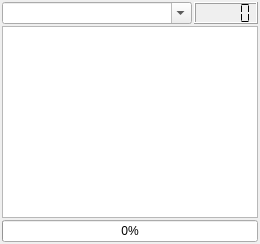
       <widget class="QWidget" name="tabSearch">
        <attribute name="icon">
         <iconset resource="../qmc2.qrc">
          <normaloff>:/data/img/hint.png</normaloff>:/data/img/hint.png</iconset>
        </attribute>
        <attribute name="title">
         <string>&amp;Search</string>
        </attribute>
        <layout class="QGridLayout" name="gridLayoutSearch">
         <property name="margin">
          <number>2</number>
         </property>
         <property name="spacing">
          <number>2</number>
         </property>
         <item row="0" column="0">
          <widget class="QComboBox" name="comboBoxSearch">
           <property name="sizePolicy">
            <sizepolicy hsizetype="Expanding" vsizetype="Fixed">
             <horstretch>0</horstretch>
             <verstretch>0</verstretch>
            </sizepolicy>
           </property>
           <property name="toolTip">
            <string>Search for machines (not case-sensitive)</string>
           </property>
           <property name="statusTip">
            <string>Search for machines</string>
           </property>
           <property name="editable">
            <bool>true</bool>
           </property>
           <property name="insertPolicy">
            <enum>QComboBox::InsertAtTop</enum>
           </property>
          </widget>
         </item>
         <item row="0" column="1">
          <widget class="QLCDNumber" name="lcdNumberSearchResults">
           <property name="sizePolicy">
            <sizepolicy hsizetype="Maximum" vsizetype="Ignored">
             <horstretch>0</horstretch>
             <verstretch>0</verstretch>
            </sizepolicy>
           </property>
           <property name="toolTip">
            <string>Number of matches</string>
           </property>
           <property name="statusTip">
            <string>Number of matches</string>
           </property>
           <property name="smallDecimalPoint">
            <bool>false</bool>
           </property>
           <property name="segmentStyle">
            <enum>QLCDNumber::Flat</enum>
           </property>
          </widget>
         </item>
         <item row="1" column="0" colspan="2">
          <widget class="QListWidget" name="listWidgetSearch">
           <property name="contextMenuPolicy">
            <enum>Qt::CustomContextMenu</enum>
           </property>
           <property name="toolTip">
            <string>Search result</string>
           </property>
           <property name="statusTip">
            <string>Search result</string>
           </property>
          </widget>
         </item>
         <item row="2" column="0" colspan="2">
          <widget class="QProgressBar" name="progressBarSearch">
           <property name="toolTip">
            <string>Search progress</string>
           </property>
           <property name="statusTip">
            <string>Search progress</string>
           </property>
           <property name="value">
            <number>0</number>
           </property>
          </widget>
         </item>
        </layout>
       </widget>
